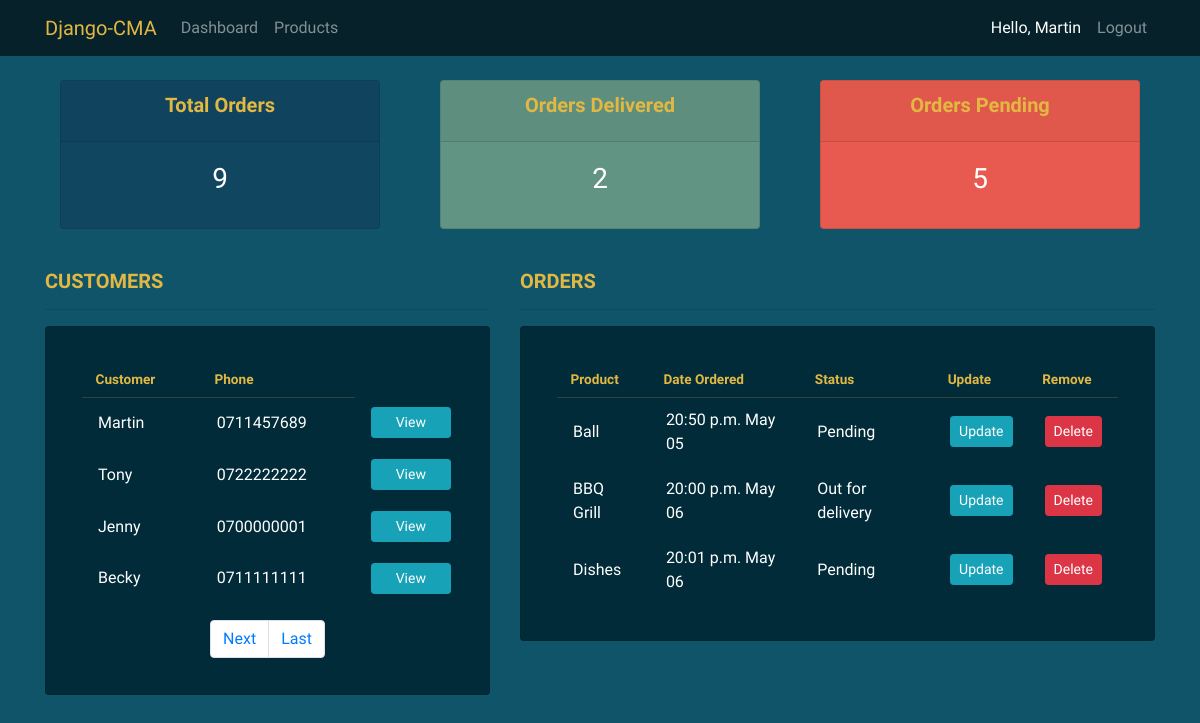
The app's page / (signed in), older data.
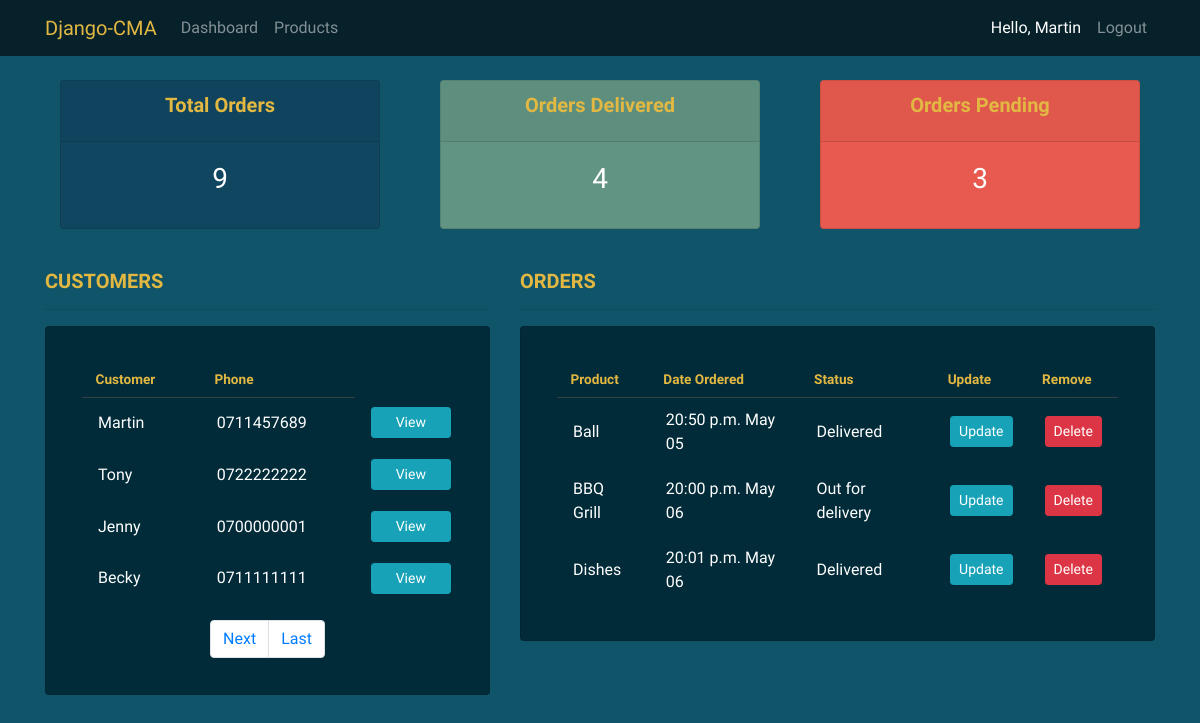
The same page, newer data.
### accounts/models.py (models this page shows, shortened)
class Order(models.Model):
    STATUS = (
        ('Pending', 'Pending'),
        ('Out for delivery', 'Out of delivery'),
        ('Delivered', 'Delivered'),
    )
    customer = models.ForeignKey(Customer, null=True, on_delete=models.SET_NULL)
    product = models.ForeignKey(Product, null=True, on_delete=models.SET_NULL)
    date_created = models.DateTimeField(auto_now_add=True, null=True)
    status = models.CharField(max_length=200, null=True, choices=STATUS) # Dropdown
    note = models.CharField(max_length=200, null=True)

class Product(models.Model):
    CATEGORY = (
        ('Indoor', 'Indoor'),
        ('Out Door', 'Out Door'),
    )
    name = models.CharField(max_length=200, null=True)
    price = models.FloatField(null=True)
    category = models.CharField(max_length=200, null=True, choices=CATEGORY)
    description = models.CharField(max_length=200, null=True, blank=True)
    date_created = models.DateTimeField(auto_now_add=True, null=True)
    tags = models.ManyToManyField(Tag)
    def __str__(self):
        return self.name

### accounts/decorators.py (the view)
    def wrapper_func(request, *args, **kwargs):
            group = None
            if request.user.groups.exists():
                group = request.user.groups.all()[0].name
            if group == 'customer':
                return redirect('user-page')
            if group == 'admin':
                return view_func(request, *args, **kwargs)

### accounts/views.py (called while the page is built)
@login_required(login_url='login')
@admin_only
def home(request):
    orders = Order.objects.all()
    customers = Customer.objects.all()
    total_customers = customers.count()
    total_orders = orders.count()
    delivered = orders.filter(status='Delivered').count()
    pending = orders.filter(status='Pending').count()
    page = request.GET.get('page', 1)
    paginator = Paginator(customers, 4)
    customers = paginator.page(page)
    paginator = Paginator(orders, 3)
    orders = paginator.page(page)
    context = {'orders': orders, 'customers': customers,
               "total_orders": total_orders, "delivered": delivered, "pending": pending}
    return render(request, 'accounts/dashboard.html', context)

### accounts/templates/accounts/dashboard.html (shortened to what this page needs)
{% extends 'accounts/main.html' %}
{% block content %}
{%  include 'accounts/status.html' %}
<br>
<div class="row">
    <div class="col-md-5">
        <h5>CUSTOMERS</h5>
        <hr>
        <div class="card card-body" style="background-color: #012B39">
            <table>
                    <thead>
                    <tr>
                        <th>Customer</th>
                        <th></th>
                        <th>Phone</th>
                        <th></th>
                    </thead>
                <tbody>
                {% for customer in customers %}
                <tbody>
                    <tr>
                    <td>{{ customer.user }}</td>
                    <td></td>
                    <td>{{ customer.phone }}</td>
                    <td></td>
                    <td><a class="btn btn-sm btn-info" href="{% url 'customers' customer.id%}" style="width: 80px;">View</a></td>
                </tbody>
                {% endfor %}
            </table>
            {% if customers.has_other_pages %}
              <ul class="pagination justify-content-center">
                {% if customers.has_next %}
                  <li class="page-item"><a class="page-link" href="?page={{ customers.next_page_number }}">Next</a></li>
                  <li class="page-item"><a class="page-link" href="?page={{ customers.paginator.num_pages }}">Last</a></li>
                {% endif %}
              </ul>
            {% endif %}
        </div>
    </div>
    <div class="col-md-7">
        <h5>ORDERS</h5>
        <hr>
        <div class="card card-body" style="background-color: #012B39;">
            <table>
                <thead>
                <tr>
                    <th>Product</th>
                    <th>Date Ordered</th>
                    <th>Status</th>
                    <th>Update</th>
                    <th>Remove</th>
                </thead>
                {% for order in orders %}
                <tbody>
                <tr>
                    <td>{{ order.product }}</td>
                    <td>{{ order.date_created | date:"H:i a F d" }}</td>
                    <td>{{ order.status }}</td>
                    <td><a class="btn btn-sm btn-info" href="{% url 'update_order' order.id %}">Update</a></td>
                    <td><a class="btn btn-sm btn-danger" href="{% url 'delete_order' order.id %}">Delete</a></td>
                </tbody>
                {% endfor %}
            </table>
        </div>
    </div>
</div>
{% endblock %}

Row changes from the older to the newer data that the page shows:
changed Order "20:50 p.m. May 05": status "Pending" → "Delivered"
changed Order "20:01 p.m. May 06": status "Pending" → "Delivered"
Text that changed along with them:
{{ delivered }}: "2" → "4"
{{ pending }}: "5" → "3"
